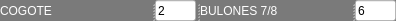
              <widget class="QSplitter" name="splitter_3">
               <property name="styleSheet">
                <string notr="true">background-color: rgb(122, 122, 122);</string>
               </property>
               <property name="orientation">
                <enum>Qt::Horizontal</enum>
               </property>
               <widget class="QLabel" name="label_9">
                <property name="minimumSize">
                 <size>
                  <width>151</width>
                  <height>21</height>
                 </size>
                </property>
                <property name="maximumSize">
                 <size>
                  <width>151</width>
                  <height>16777215</height>
                 </size>
                </property>
                <property name="styleSheet">
                 <string notr="true">color: rgb(255, 255, 255);
font: 75 italic 8pt &quot;Arial&quot;;</string>
                </property>
                <property name="text">
                 <string>COGOTE</string>
                </property>
               </widget>
               <widget class="QLineEdit" name="cogote_tractor">
                <property name="minimumSize">
                 <size>
                  <width>41</width>
                  <height>21</height>
                 </size>
                </property>
                <property name="maximumSize">
                 <size>
                  <width>41</width>
                  <height>21</height>
                 </size>
                </property>
                <property name="styleSheet">
                 <string notr="true">background-color: rgb(255, 255, 255);</string>
                </property>
                <property name="text">
                 <string>2</string>
                </property>
               </widget>
               <widget class="QLabel" name="label_20">
                <property name="minimumSize">
                 <size>
                  <width>151</width>
                  <height>21</height>
                 </size>
                </property>
                <property name="maximumSize">
                 <size>
                  <width>151</width>
                  <height>16777215</height>
                 </size>
                </property>
                <property name="styleSheet">
                 <string notr="true">color: rgb(255, 255, 255);
font: 75 italic 8pt &quot;Arial&quot;;</string>
                </property>
                <property name="text">
                 <string>BULONES 7/8</string>
                </property>
               </widget>
               <widget class="QLineEdit" name="bulones78_tractor">
                <property name="minimumSize">
                 <size>
                  <width>41</width>
                  <height>21</height>
                 </size>
                </property>
                <property name="maximumSize">
                 <size>
                  <width>41</width>
                  <height>21</height>
                 </size>
                </property>
                <property name="styleSheet">
                 <string notr="true">background-color: rgb(255, 255, 255);</string>
                </property>
                <property name="text">
                 <string>6</string>
                </property>
               </widget>
              </widget>
